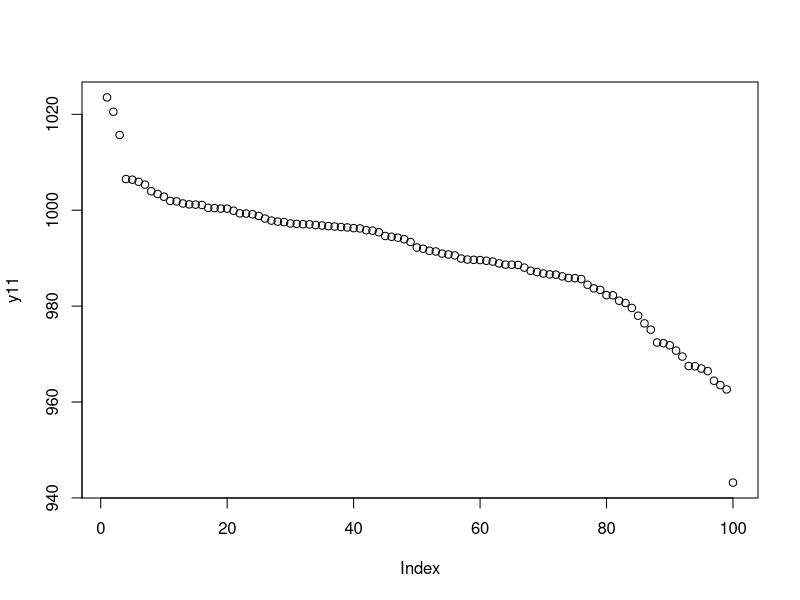
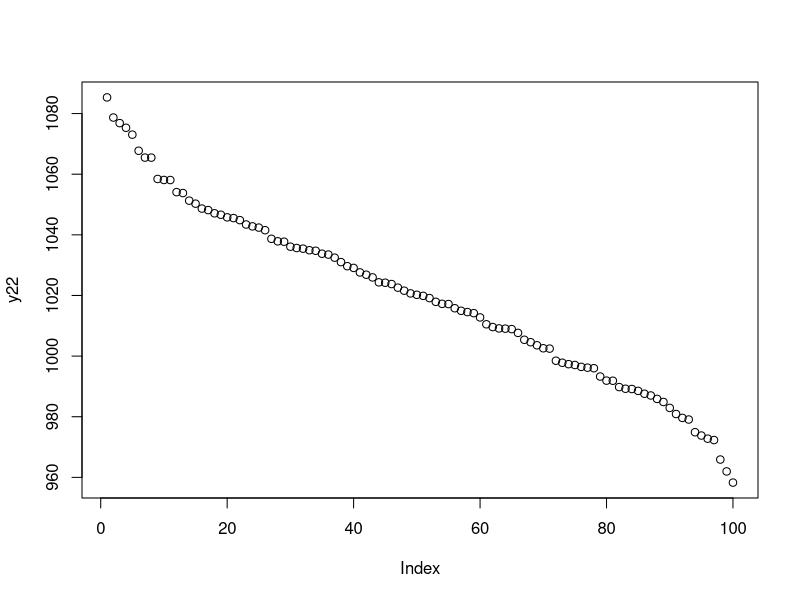
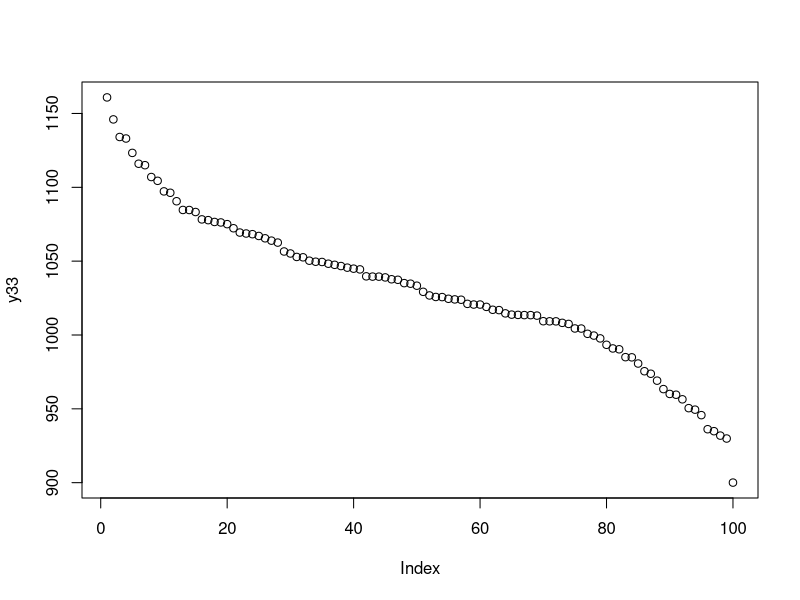
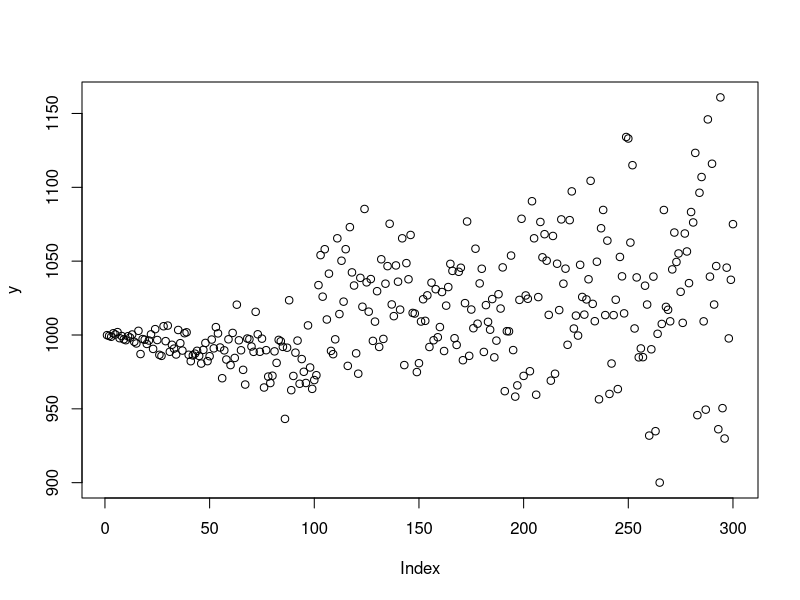
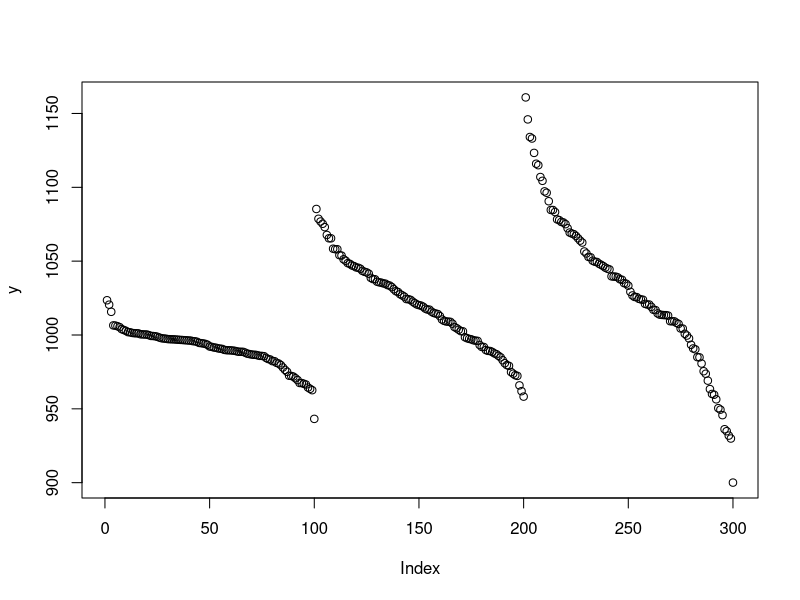
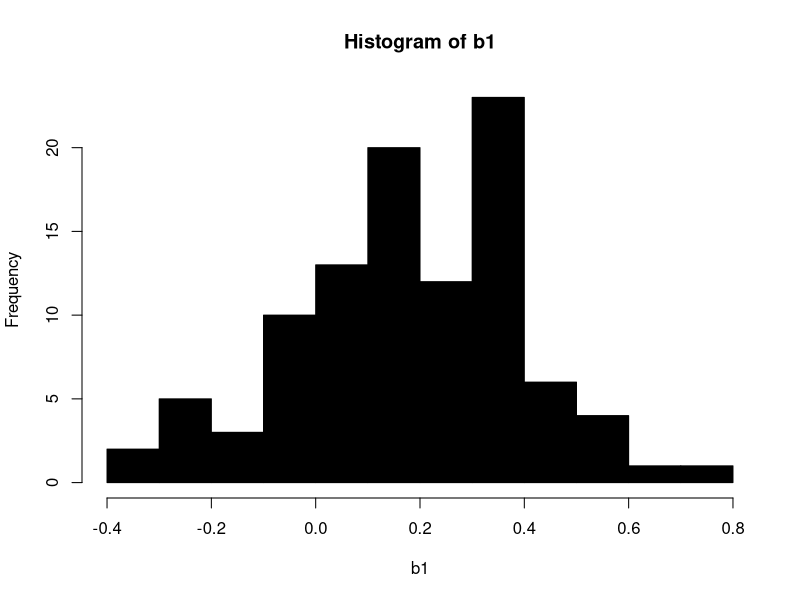
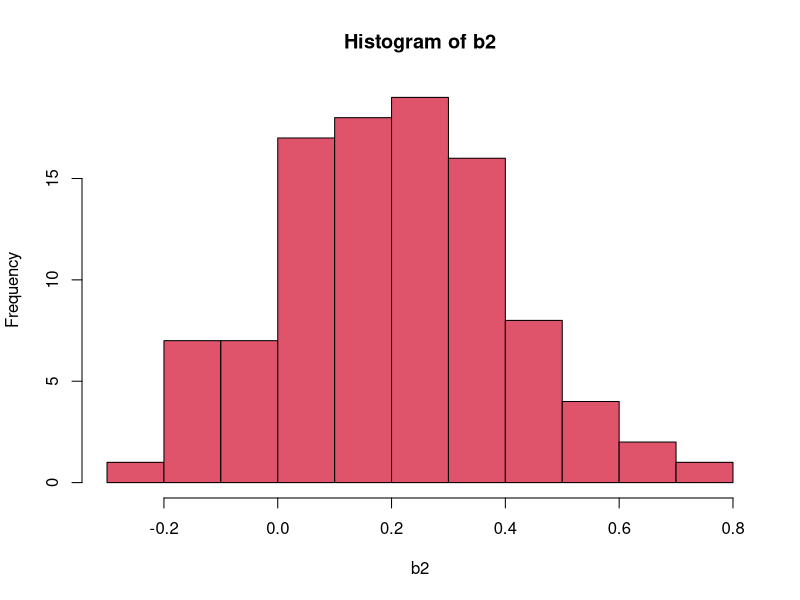
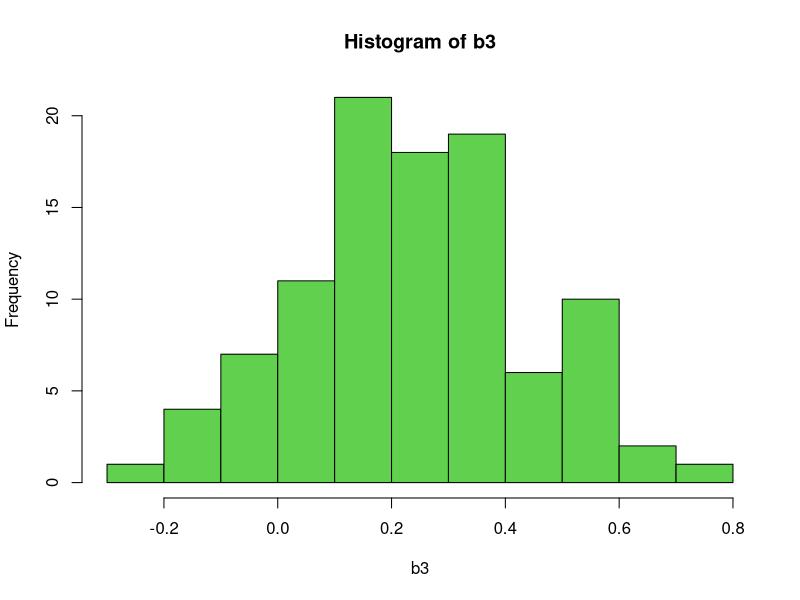

Write R code to recreate these figures, in order.
##Aula 17/06/2024

#ex8
b1<-rnorm(100,mean=0.20,sd=0.2) #Coef. angular da média com média 0.20 e Desv. p. 0.2
print(b1)

b2<-rnorm(100,mean=0.21,sd=0.2) #Coef. angular da média com média 0.21 e Desv. p. 0.2
print(b2)

b3<-rnorm(100,mean=0.22,sd=0.2) #Coef. angular da média com média 0.22 e Desv. p. 0.2
print(b3)

x<-1:100
y1<-(1000-b1*x)
y11<-sort(y1,decreasing=TRUE)
plot(y11)

x<-101:200
y2<-(1050-b2*x)
y22<-sort(y2,decreasing=TRUE)
plot(y22)

x<-201:300
y3<-(1090-b3*x)
y33<-sort(y3,decreasing=TRUE)
plot(y33)

y<-c(y1,y2,y3) #Desordenado
plot(y)

y<-c(y11,y22,y33) #Ordenado
plot(y)

hist(b1,col=1)#black
hist(b2,col=2)#pink
hist(b3,col=3)#green

#Ex 09
y1<-0;y2<-0;y3<-0;y4<-0

for(i in 1:500){
  #x=1:500
  y1[i]<-1000
}

for(i in 1:500){
  #x=501:1000
  y2[i]<-500 
}

for(i in 1:500){
  #x=1001:1500
  y3[i]<-200
}

for(i in 1:500){
  #x=1501:2000
  y4[i]<-100
}

y<-c(y1,y2,y3,y4)
plot(y)
